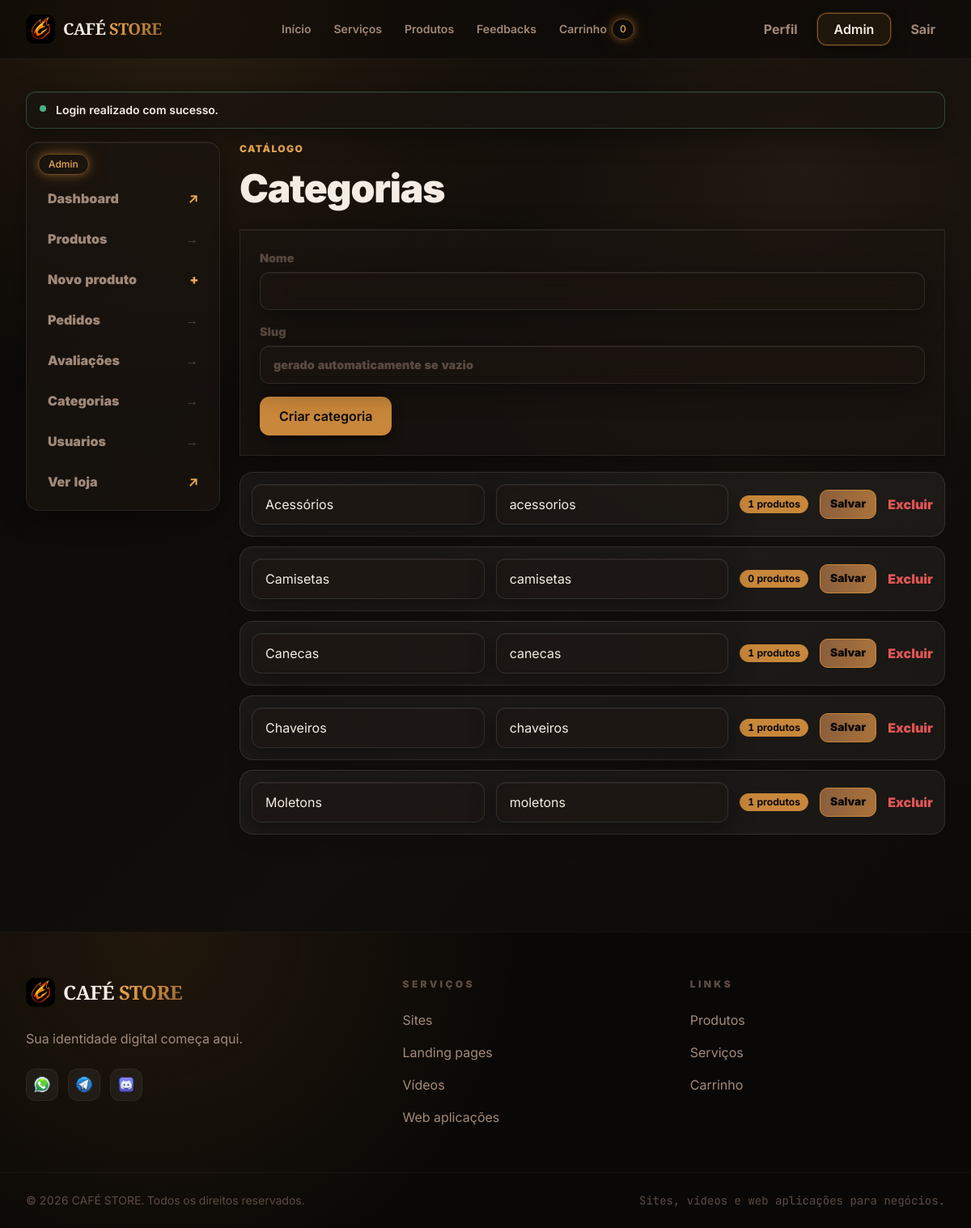
Screenshot of /admin/categories.php (signed in) with the database file from the repository.
### tables this page shows
CREATE TABLE categories (
  id INT UNSIGNED AUTO_INCREMENT PRIMARY KEY,
  name VARCHAR(120) NOT NULL,
  slug VARCHAR(140) NOT NULL UNIQUE,
  created_at TIMESTAMP DEFAULT CURRENT_TIMESTAMP,
  updated_at TIMESTAMP NULL DEFAULT NULL ON UPDATE CURRENT_TIMESTAMP
);

### config/helpers.php (called while the page is built, shortened)
<?php
function db() {
    static $pdo = null;
    if ($pdo === null) {
        $host = 'db';
        $db   = 'cafe_store';
        $user = 'root';
        $pass = 'root123';
        $charset = 'utf8mb4';
        $dsn = "mysql:host={$host};dbname={$db};charset={$charset}";
        $options = [
            PDO::ATTR_ERRMODE            => PDO::ERRMODE_EXCEPTION,
            PDO::ATTR_DEFAULT_FETCH_MODE => PDO::FETCH_ASSOC,
            PDO::ATTR_EMULATE_PREPARES   => false,
        ];
        try {
            $pdo = new PDO($dsn, $user, $pass, $options);
        } catch (PDOException $e) {
            error_log("Erro de conexão PDO: " . $e->getMessage());
            die("Erro ao conectar com o banco de dados.");
        }
    }
    return $pdo;
}
function e($string) {
    return htmlspecialchars($string ?? '', ENT_QUOTES, 'UTF-8');
}

### admin/categories.php (the view, shortened to what this page needs)
<?php
require_once __DIR__ . '/../config/helpers.php';
$categories = db()->query('SELECT c.*, COUNT(p.id) AS product_count FROM categories c LEFT JOIN products p ON p.category_id = c.id GROUP BY c.id ORDER BY c.name')->fetchAll();
include __DIR__ . '/../includes/header.php';
?>
<div class="grid items-start gap-6 max-md:grid-cols-1 md:grid-cols-[240px_1fr]">
    <?php include __DIR__ . '/../includes/sidebar-admin.php'; ?>
    <section class="grid gap-5 min-w-0">
        <div class="flex items-end justify-between gap-6">
            <div>
                <p class="mb-2.5 text-[0.75rem] font-black uppercase tracking-[0.12em] text-amber-glow">catálogo</p>
                <h1 class="m-0 text-[clamp(2rem,4vw,3.4rem)] font-black leading-tight tracking-tight">Categorias</h1>
            </div>
        </div>
        <form class="glass p-6 grid gap-4" method="post">
            <label class="grid gap-1.5 text-[0.9rem] font-black text-text-muted">Nome <input class="input-field" name="name" required></label>
            <label class="grid gap-1.5 text-[0.9rem] font-black text-text-muted">Slug <input class="input-field" name="slug" placeholder="gerado automaticamente se vazio"></label>
            <button class="btn-primary w-fit" type="submit">Criar categoria</button>
        </form>
        <div class="grid gap-3">
            <?php foreach ($categories as $category): ?>
                <form class="grid items-center gap-3.5 rounded-2xl border border-white/10 bg-white/5 p-3.5 backdrop-blur-lg max-md:grid-cols-1 md:grid-cols-[1fr_1fr_auto_auto_auto]" method="post">
                    <input class="input-field" name="name" value="<?= e($category['name']) ?>">
                    <input class="input-field" name="slug" value="<?= e($category['slug']) ?>">
                    <span class="inline-flex min-w-[24px] items-center justify-center rounded-full border border-amber-accent bg-amber-accent px-[9px] py-[4px] text-[0.76rem] font-bold leading-none text-background"><?= (int) $category['product_count'] ?> produtos</span>
                    <button class="inline-flex min-h-[36px] items-center justify-center gap-2 rounded-[10px] border border-amber-accent bg-gradient-to-r from-amber-secondary to-amber-accent bg-[length:200%_100%] bg-[0%_0%] px-3 text-[0.86rem] font-black leading-none text-background transition-all duration-300 hover:bg-[100%_0] hover:scale-105" name="action" value="save" type="submit">Salvar</button>
                    <button class="border-0 bg-transparent cursor-pointer font-black text-state-error transition-all duration-300 hover:text-state-error/80 hover:drop-shadow-[0_0_10px_rgba(224,85,85,0.5)]" name="action" value="delete" type="submit">Excluir</button>
                </form>
            <?php endforeach; ?>
        </div>
    </section>
</div>
<?php include __DIR__ . '/../includes/footer.php'; ?>

### rows the page displays
categories: name "Acessórios", slug "acessorios", product_count "1"
categories: name "Camisetas", slug "camisetas", product_count "0"
categories: name "Canecas", slug "canecas", product_count "1"
categories: name "Chaveiros", slug "chaveiros", product_count "1"
categories: name "Moletons", slug "moletons", product_count "1"

### other values shown
cart_count() "0"
$flash['message'] "Login realizado com sucesso."
